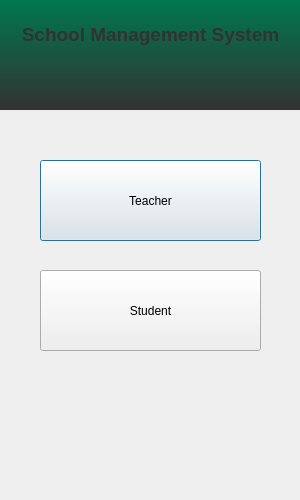
<?xml version="1.0" encoding="UTF-8"?>
<ui version="4.0">
 <class>login_window</class>
 <widget class="QDialog" name="login_window">
  <property name="geometry">
   <rect>
    <x>0</x>
    <y>0</y>
    <width>300</width>
    <height>500</height>
   </rect>
  </property>
  <property name="windowTitle">
   <string>Dialog</string>
  </property>
  <widget class="QWidget" name="horizontalLayoutWidget">
   <property name="geometry">
    <rect>
     <x>-5</x>
     <y>-1</y>
     <width>311</width>
     <height>111</height>
    </rect>
   </property>
   <layout class="QHBoxLayout" name="horizontalLayout">
    <item>
     <widget class="QLabel" name="label">
      <property name="styleSheet">
       <string notr="true">font: 75 8pt &quot;MS Shell Dlg 2&quot;;
background-color: qlineargradient(spread:pad, x1:0, y1:1, x2:0, y2:0, stop:0 rgba(50, 50, 50, 255), stop:1 rgba(0, 120, 80, 255));</string>
      </property>
      <property name="text">
       <string>&lt;html&gt;&lt;head/&gt;&lt;body&gt;&lt;p align=&quot;center&quot;&gt;&lt;span style=&quot; font-family:'Carlito,sans-serif'; font-size:14pt; font-weight:600; color:#323232;&quot;&gt;School Management System&lt;/span&gt;&lt;/p&gt;&lt;p align=&quot;center&quot;&gt;&lt;br/&gt;&lt;/p&gt;&lt;/body&gt;&lt;/html&gt;</string>
      </property>
     </widget>
    </item>
   </layout>
  </widget>
  <widget class="QPushButton" name="TeacherBtn">
   <property name="geometry">
    <rect>
     <x>40</x>
     <y>160</y>
     <width>221</width>
     <height>81</height>
    </rect>
   </property>
   <property name="text">
    <string>Teacher</string>
   </property>
  </widget>
  <widget class="QPushButton" name="StudentBtn">
   <property name="geometry">
    <rect>
     <x>40</x>
     <y>270</y>
     <width>221</width>
     <height>81</height>
    </rect>
   </property>
   <property name="text">
    <string>Student</string>
   </property>
  </widget>
 </widget>
 <resources/>
 <connections/>
</ui>
